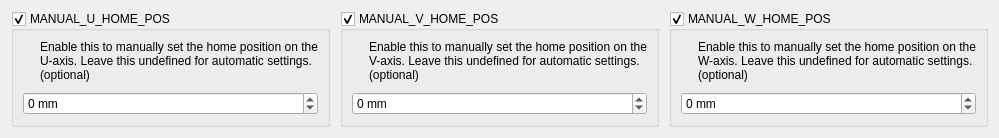
        <widget class="QWidget" name="tab_3">
         <property name="styleSheet">
          <string notr="true"/>
         </property>
         <attribute name="title">
          <string>U / V / W Coordinates</string>
         </attribute>
         <layout class="QGridLayout" name="gridLayout_11">
          <property name="spacing">
           <number>10</number>
          </property>
          <item row="0" column="0">
           <widget class="QGroupBox" name="uManualUHomePosBox">
            <property name="title">
             <string>MANUAL_U_HOME_POS</string>
            </property>
            <property name="checkable">
             <bool>true</bool>
            </property>
            <layout class="QGridLayout" name="gridLayout_14">
             <property name="spacing">
              <number>10</number>
             </property>
             <item row="0" column="1">
              <widget class="QLabel" name="label_15">
               <property name="text">
                <string>Enable this to manually set the home position on the U-axis. Leave this undefined for automatic settings. (optional)</string>
               </property>
               <property name="wordWrap">
                <bool>true</bool>
               </property>
              </widget>
             </item>
             <item row="0" column="0">
              <widget class="QLabel" name="label_14">
               <property name="sizePolicy">
                <sizepolicy hsizetype="Fixed" vsizetype="Fixed">
                 <horstretch>0</horstretch>
                 <verstretch>0</verstretch>
                </sizepolicy>
               </property>
               <property name="text">
                <string/>
               </property>
               <property name="pixmap">
                <pixmap resource="../resources/resources.qrc">:/info_FILL0_wght100_GRAD0_opsz20.svg</pixmap>
               </property>
              </widget>
             </item>
             <item row="1" column="0" colspan="2">
              <widget class="QSpinBox" name="uManualUHomePosSpinBox">
               <property name="suffix">
                <string> mm</string>
               </property>
               <property name="minimum">
                <number>-1000</number>
               </property>
               <property name="maximum">
                <number>1000</number>
               </property>
               <property name="stepType">
                <enum>QAbstractSpinBox::AdaptiveDecimalStepType</enum>
               </property>
              </widget>
             </item>
            </layout>
           </widget>
          </item>
          <item row="0" column="1">
           <widget class="QGroupBox" name="uManualVHomePosBox">
            <property name="title">
             <string>MANUAL_V_HOME_POS</string>
            </property>
            <property name="checkable">
             <bool>true</bool>
            </property>
            <layout class="QGridLayout" name="gridLayout_13">
             <property name="spacing">
              <number>10</number>
             </property>
             <item row="0" column="0">
              <widget class="QLabel" name="label_16">
               <property name="sizePolicy">
                <sizepolicy hsizetype="Fixed" vsizetype="Fixed">
                 <horstretch>0</horstretch>
                 <verstretch>0</verstretch>
                </sizepolicy>
               </property>
               <property name="text">
                <string/>
               </property>
               <property name="pixmap">
                <pixmap resource="../resources/resources.qrc">:/info_FILL0_wght100_GRAD0_opsz20.svg</pixmap>
               </property>
              </widget>
             </item>
             <item row="0" column="1">
              <widget class="QLabel" name="label_17">
               <property name="text">
                <string>Enable this to manually set the home position on the V-axis. Leave this undefined for automatic settings. (optional)</string>
               </property>
               <property name="wordWrap">
                <bool>true</bool>
               </property>
              </widget>
             </item>
             <item row="1" column="0" colspan="2">
              <widget class="QSpinBox" name="uManualVHomePosSpinBox">
               <property name="suffix">
                <string> mm</string>
               </property>
               <property name="minimum">
                <number>-1000</number>
               </property>
               <property name="maximum">
                <number>1000</number>
               </property>
               <property name="stepType">
                <enum>QAbstractSpinBox::AdaptiveDecimalStepType</enum>
               </property>
              </widget>
             </item>
            </layout>
           </widget>
          </item>
          <item row="0" column="2">
           <widget class="QGroupBox" name="uManualWHomePosBox">
            <property name="title">
             <string>MANUAL_W_HOME_POS</string>
            </property>
            <property name="checkable">
             <bool>true</bool>
            </property>
            <layout class="QGridLayout" name="gridLayout_12">
             <property name="spacing">
              <number>10</number>
             </property>
             <item row="0" column="0">
              <widget class="QLabel" name="label_18">
               <property name="sizePolicy">
                <sizepolicy hsizetype="Fixed" vsizetype="Fixed">
                 <horstretch>0</horstretch>
                 <verstretch>0</verstretch>
                </sizepolicy>
               </property>
               <property name="text">
                <string/>
               </property>
               <property name="pixmap">
                <pixmap resource="../resources/resources.qrc">:/info_FILL0_wght100_GRAD0_opsz20.svg</pixmap>
               </property>
              </widget>
             </item>
             <item row="0" column="1">
              <widget class="QLabel" name="label_19">
               <property name="text">
                <string>Enable this to manually set the home position on the W-axis. Leave this undefined for automatic settings. (optional)</string>
               </property>
               <property name="wordWrap">
                <bool>true</bool>
               </property>
              </widget>
             </item>
             <item row="1" column="0" colspan="2">
              <widget class="QSpinBox" name="uManualWHomePosSpinBox">
               <property name="suffix">
                <string> mm</string>
               </property>
               <property name="minimum">
                <number>-1000</number>
               </property>
               <property name="maximum">
                <number>1000</number>
               </property>
               <property name="stepType">
                <enum>QAbstractSpinBox::AdaptiveDecimalStepType</enum>
               </property>
              </widget>
             </item>
            </layout>
           </widget>
          </item>
         </layout>
        </widget>
